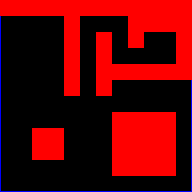

A 2D game scene composited from a Tiled map and its tileset images. What follows is a short description and the map's XML, with every tile layer's data as written:
An orthogonal 12x12 tile map with 16x16 px tiles, 3 tile layers (Camada de Tiles 1, Camada de Tiles 2, Camada de Tiles 3).

<map version="2017.05.16" orientation="orthogonal" renderorder="right-down" width="12" height="12" tilewidth="16" tileheight="16" nextobjectid="1">
 <tileset firstgid="1" source="../../../objects/hitbox.tsx" />
 <layer name="Camada de Tiles 1" width="12" height="12">
  <data encoding="csv">
2,2,2,2,2,2,2,2,2,2,2,2,
1,1,1,1,2,1,1,1,2,2,2,2,
1,1,1,1,2,1,2,1,2,1,1,2,
1,1,1,1,2,1,2,1,1,1,1,2,
1,1,1,1,2,1,2,2,2,2,2,2,
1,1,1,1,2,1,2,1,1,1,1,1,
1,1,1,1,1,1,1,1,1,1,1,1,
1,1,1,1,1,1,1,2,2,2,2,1,
1,1,2,2,1,1,1,2,2,2,2,1,
1,1,2,2,1,1,1,2,2,2,2,1,
1,1,1,1,1,1,1,2,2,2,2,1,
1,1,1,1,1,1,1,1,1,1,1,1
</data>
 </layer>
 <layer name="Camada de Tiles 2" width="12" height="12">
  <data encoding="csv">
0,0,0,0,0,0,0,0,0,0,0,0,
9,0,0,0,0,0,0,0,0,0,0,0,
9,0,0,0,0,0,0,0,0,0,0,0,
9,0,0,0,0,0,0,0,0,0,0,0,
9,0,0,0,0,0,0,0,0,0,0,0,
9,0,0,0,0,0,0,0,0,0,0,11,
9,0,0,0,0,0,0,0,0,0,0,11,
9,0,0,0,0,0,0,0,0,0,0,11,
9,0,0,0,0,0,0,0,0,0,0,11,
9,0,0,0,0,0,0,0,0,0,0,11,
9,0,0,0,0,0,0,0,0,0,0,11,
9,12,12,12,12,12,12,12,12,12,12,11
</data>
 </layer>
 <layer name="Camada de Tiles 3" width="12" height="12">
  <data encoding="csv">
0,0,0,0,0,0,0,0,0,0,0,0,
0,0,0,0,0,0,0,0,0,0,0,0,
0,0,0,0,0,0,0,0,0,0,0,0,
0,0,0,0,0,0,0,0,0,0,0,0,
0,0,0,0,0,0,0,0,0,0,0,0,
0,0,0,0,0,0,0,0,0,0,0,0,
0,0,0,0,0,0,0,0,0,0,0,0,
0,0,0,0,0,0,0,0,0,0,0,0,
0,0,0,0,0,0,0,0,0,0,0,0,
0,0,0,0,0,0,0,0,0,0,0,0,
0,0,0,0,0,0,0,0,0,0,0,0,
12,0,0,0,0,0,0,0,0,0,0,12
</data>
 </layer>
</map>